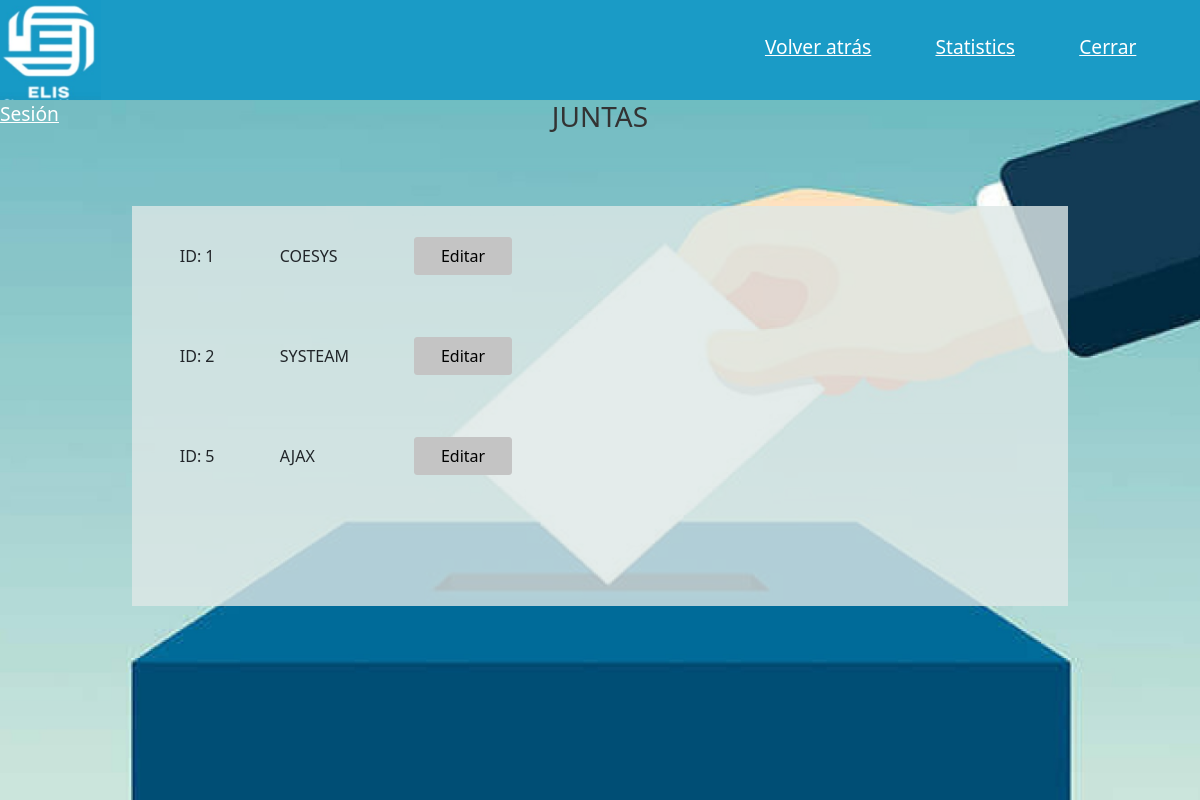
/ELIS/uadmin/Gestionar_Juntas.php (signed in), run on an earlier commit of the app's database.
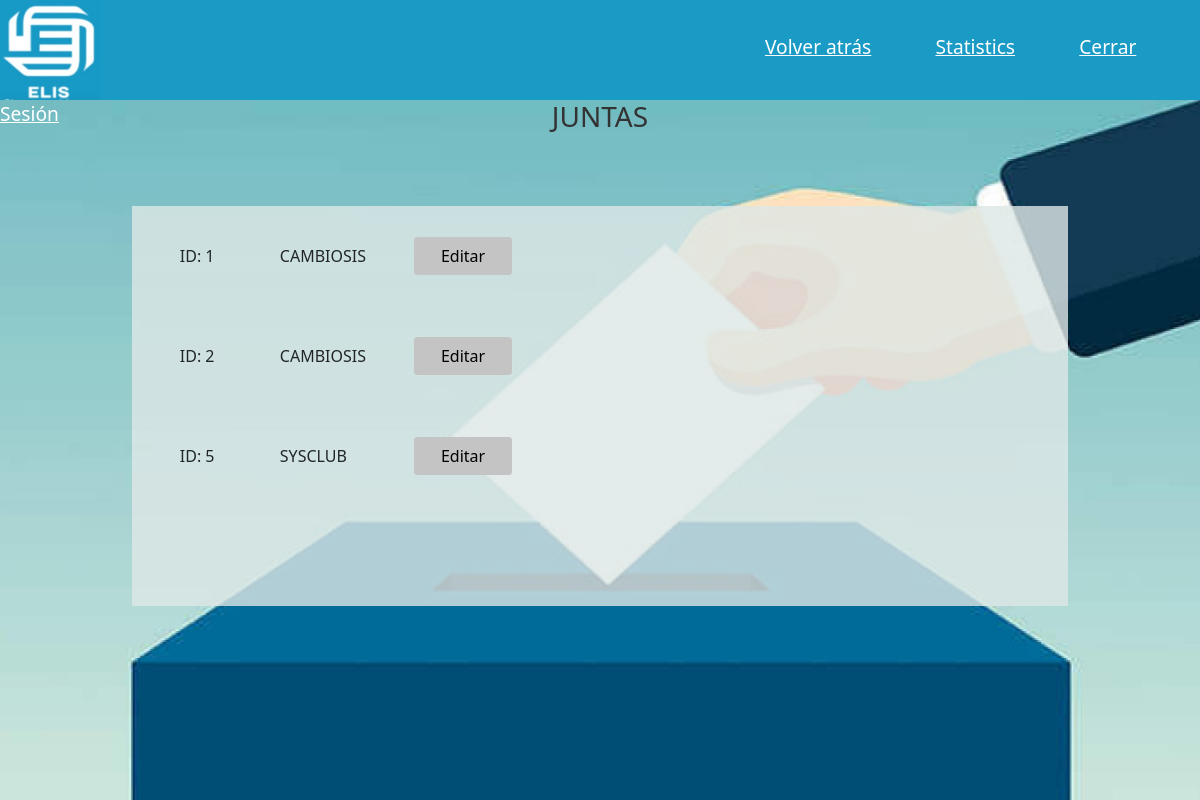
And on a later commit of the database.
### tables this page shows
CREATE TABLE IF NOT EXISTS `juntas` (
  `ID_JUNTAS` int(11) NOT NULL AUTO_INCREMENT,
  `NOMBRE_JUNTA` varchar(30) NOT NULL,
  `PROPUESTA` varchar(200) NOT NULL,
  `PRESIDENTE` varchar(100) NOT NULL,
  `VPRESIDENTE` varchar(100) NOT NULL,
  `TESORERO` varchar(100) NOT NULL,
  `FISCAL` varchar(100) NOT NULL,
  `VOCAL1` varchar(100) NOT NULL,
  `VOCAL2` varchar(100) NOT NULL,
  `VOCAL3` varchar(100) NOT NULL,
  `LOGO` blob,
  `FOTO_JUNTA` longblob,
  `ID_USUARIO` int(11) DEFAULT NULL,
  PRIMARY KEY (`ID_JUNTAS`),
  KEY `ID_USUARIO` (`ID_USUARIO`)
);

### ELIS/uadmin/Gestionar_Juntas.php (the view, shortened to what this page needs)
<?php
  $id1="";
  $nombre1="";
  $id2="";
  $nombre2="";
  $id3="";
  $nombre3="";
  $conexion=mysqli_connect('localhost', 'root', '');
  mysqli_select_db($conexion, 'db_elis(2.0)') or die ("no se encuentra db");
  mysqli_set_charset($conexion, "utf8");
  $consulta = "SELECT ID_JUNTAS, NOMBRE_JUNTA FROM juntas WHERE ID_JUNTAS=1";
  $resultado=mysqli_query($conexion, $consulta);
  while ($fila=mysqli_fetch_array($resultado)) {
      $id1= $fila["ID_JUNTAS"];
      $nombre1= $fila["NOMBRE_JUNTA"]; }
  $consulta = "SELECT ID_JUNTAS, NOMBRE_JUNTA FROM juntas WHERE ID_JUNTAS=2";
  $resultado=mysqli_query($conexion, $consulta);
  while ($fila=mysqli_fetch_array($resultado)) {
      $id2= $fila["ID_JUNTAS"];
      $nombre2= $fila["NOMBRE_JUNTA"]; }
  $consulta = "SELECT ID_JUNTAS, NOMBRE_JUNTA FROM juntas WHERE ID_JUNTAS=5";
  $resultado=mysqli_query($conexion, $consulta);
  while ($fila=mysqli_fetch_array($resultado)) {
      $id3= $fila["ID_JUNTAS"];
      $nombre3= $fila["NOMBRE_JUNTA"]; }
?>
<!DOCTYPE html>
<html lang="en">
<head>
</head>
    <link rel="stylesheet" type="text/css" media="screen" href="../css/bootstrap.min.css" />
    <link href="https://cdn.jsdelivr.net/npm/bootstrap@5.1.3/dist/css/bootstrap.min.css" rel="stylesheet">
    <link rel="stylesheet" href="../css/ELIS.css">
<body style="background-color:#f2f2f2 ">
    <header  style="background-color: rgba(24, 154, 198, 0.99); height: 100px;">
      <a href="Inicio_Usuario.php"><img src="../img/img1.jpg" style="height: 100%"></a>
      <a href="javascript:history.back()" style="padding-left: 55%; color:white; font-size:larger;">Volver atrás</a>
      <a href="Stats.php" style="padding-left: 5%; color: white;font-size: larger;">Statistics</a>
      <a href="../cierre.php" style="padding-left: 5%; color: white;font-size: larger;">Cerrar Sesión</a>
    </header>
    <main>
      <div class="contenido_login" style="background-image: url(../img/back.jpg);">
        <div>
          <h3 class="titulos" style="text-align:center;color:#333 ;margin:0% auto; padding: 3% auto;"> JUNTAS </h3>
        </div>
        <br><br><br>
              <div  style="height: 400px; width: 78%;background-color:  rgba(222, 232, 230, 0.8);margin-left: auto; margin-right: auto">
                <div style="height: 150px; margin: 0px 20px; width:90%;margin-left: auto; margin-right: auto">
                  <table>
                      <tbody>
                      <tr>
                        <td style="height: 100px; width:100px"><t3>ID: <?php echo $id1;?></t3></td>
                        <td style="height: 100px; width:100px"><t3><?php echo $nombre1;?></t3></td>
                        <td style="height: 100px; width:100px"><button style="margin-left: 35%;width:100%;background-color: rgba(196, 196, 196, 1); color: black;border-color: rgba(196, 196, 196, 1); border-radius: 3px " type="button" class="btn btn-primary" data-bs-toggle="modal" data-bs-target="#exampleModal2">Editar</button></td>
                        </tr>
                        <tr>
                        <td style="height: 100px; width:100px"><t3>ID: <?php echo $id2;?></t3></td>
                        <td style="height: 100px; width:100px"><t3><?php echo $nombre2;?></t3></td>
                        <td style="height: 100px; width:100px"><button style="margin-left: 35%;width:100%;background-color: rgba(196, 196, 196, 1); color: black;border-color: rgba(196, 196, 196, 1); border-radius: 3px " type="button" class="btn btn-primary" data-bs-toggle="modal" data-bs-target="#exampleModal2">Editar</button></td>
                        </tr>
                        <tr>
                        <td style="height: 100px; width:100px"><t3>ID: <?php echo $id3;?></t3></td>
                        <td style="height: 100px; width:100px"><t3><?php echo $nombre3;?></t3></td>
                        <td style="height: 100px; width:100px"><button style="margin-left: 35%;width:100%;background-color: rgba(196, 196, 196, 1); color: black;border-color: rgba(196, 196, 196, 1); border-radius: 3px " type="button" class="btn btn-primary" data-bs-toggle="modal" data-bs-target="#exampleModal2">Editar</button></td>
                      </tr>
                      </tbody>
                  </table>
                </div>
              </div>
      </div>
    </main>
</body>
</html>

### ELIS/css/ELIS.css (style rules this page uses)
.contenido_login { background-size: cover; background-attachment: fixed; background-position: center center; background-repeat:no-repeat; height: 700px; }

What changed in the data, as far as the page shows it:
changed juntas id 1: NOMBRE_JUNTA "COESYS" → "CAMBIOSIS"
changed juntas id 2: NOMBRE_JUNTA "SYSTEAM" → "CAMBIOSIS"
changed juntas id 5: NOMBRE_JUNTA "AJAX" → "SYSCLUB"
